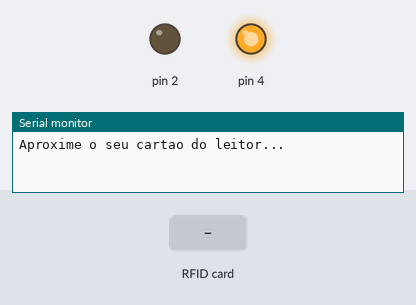
A sketch run on a simulated Arduino Uno, built with avr-gcc and run on an emulated ATmega328P. Shown: output pins drawn as LEDs (lit = HIGH), the last lines printed to the serial monitor. The test bench sets the inputs (shaded band). Pins used as bus, display or sensor lines are not drawn.

Above: at 1.2 s.
1.3 s: RFID card 13 F9 9B 0E held to the reader
At 2.0 s:
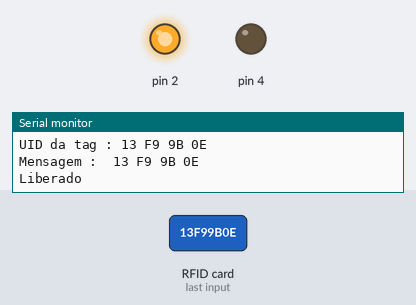
2.8 s: RFID card 5E 7A 19 C4 held to the reader
Timing chart, 0 to 5.8 s (numbered marks = the images above; inputs shaded):
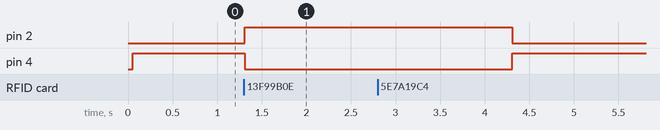

Measured:
- after the input at 1.3 s, pin 2: LOW → HIGH at once; pin 4: HIGH → LOW at once

The sketch:

Sensor_Arduino_1.ino
```cpp
//Programa: Sistema de trava eletrica com RFID
#include <SPI.h>
#include <MFRC522.h>

#define SS_PIN 10
#define RST_PIN 9
#define F 4

MFRC522 mfrc522(SS_PIN, RST_PIN);   // Create MFRC522 instance.

void setup()
{
  Serial.begin(9600);   // Inicia a serial
  SPI.begin();      // Inicia  SPI bus
  mfrc522.PCD_Init();   // Inicia MFRC522
  Serial.println("Aproxime o seu cartao do leitor...");
  Serial.println();
  pinMode(2, OUTPUT);
  pinMode(4, OUTPUT);

  digitalWrite(4, HIGH);
}

void loop()
{

  // Procura por cartao RFID
  if ( ! mfrc522.PICC_IsNewCardPresent())
  {
    return;
  }
  // Seleciona o cartao RFID
  if ( ! mfrc522.PICC_ReadCardSerial())
  {
    return;
  }
  //Mostra UID na serial
  Serial.print("UID da tag :");
  String conteudo= "";
  byte letra;
  for (byte i = 0; i < mfrc522.uid.size; i++)
  {
     Serial.print(mfrc522.uid.uidByte[i] < 0x10 ? " 0" : " ");
     Serial.print(mfrc522.uid.uidByte[i], HEX);
     conteudo.concat(String(mfrc522.uid.uidByte[i] < 0x10 ? " 0" : " "));
     conteudo.concat(String(mfrc522.uid.uidByte[i], HEX));
  }
  Serial.println();
  Serial.print("Mensagem : ");
  conteudo.toUpperCase();
  Serial.println(conteudo);
  if (conteudo.substring(1) == "13 F9 9B 0E") //UID 1 - Cartao
  {
    Serial.println("Liberado ");
    Serial.println();
    digitalWrite(2, HIGH);
    digitalWrite(4, 0);


    delay(3000);           // espera 3 segundos
    digitalWrite(2, LOW);
    digitalWrite(4, 1);

  }
}
```
